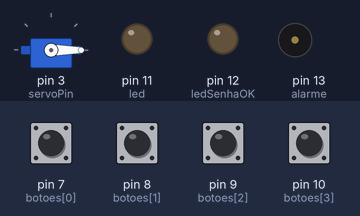
A sketch run on a simulated Arduino Uno, built with avr-gcc and run on an emulated ATmega328P. Shown: servo, output pins drawn as LEDs (lit = HIGH), buzzer (waves = sounding). Inputs (shaded band) come from the test bench; at power-on: pin 7 (botoes[0]), pin 8 (botoes[1]), pin 9 (botoes[2]), pin 10 (botoes[3]) LOW.

Above: at 1.2 s.
1.3 s: pin 7 (botoes[0]) pulled HIGH for 1 s
At 2.2 s:
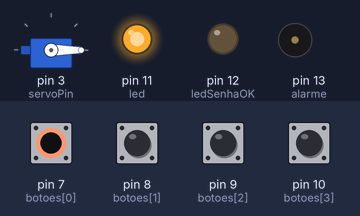
5.0 s: pin 8 (botoes[1]) pulled HIGH for 0.15 s
At 6.5 s:
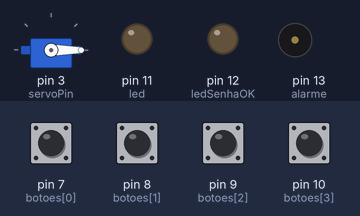
6.8 s: pin 8 (botoes[1]) pulled HIGH for 1 s
At 8.4 s:
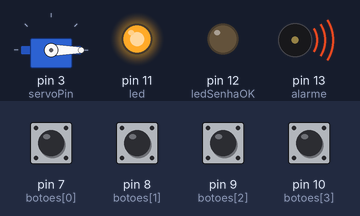
10.2 s: pin 9 (botoes[2]) pulled HIGH for 1 s
At 13.2 s:
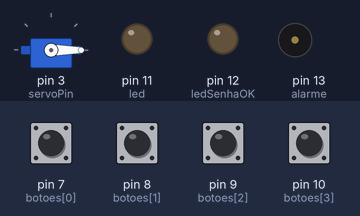
Timing chart, 0 to 14.7 s (numbered marks = the images above; inputs shaded):
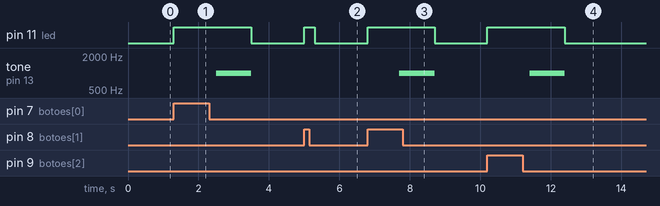

The sketch:

codigo_com_alarme.ino
```cpp
#include <Servo.h>

const int botoes[4] = {7, 8, 9, 10};
const int led = 11;          // LED que acende ao apertar um botão
const int ledSenhaOK = 12;   // LED que acende quando a senha está correta
const int alarme = 13;       // <<< ALARME PIEZO ATIVO
const int servoPin = 3;

Servo meuServo;

// Defina a senha (sequência de botões)
const int senha[4] = {0, 2, 1, 3};
int entrada[4];
int indice = 0;

void setup() {
  for (int i = 0; i < 4; i++) {
    pinMode(botoes[i], INPUT);
  }

  pinMode(led, OUTPUT);
  pinMode(ledSenhaOK, OUTPUT);
  pinMode(alarme, OUTPUT);     // <<< CONFIGURA ALARME COMO SAÍDA

  meuServo.attach(servoPin);
  meuServo.write(0);  // posição inicial
}

void loop() {

  // Verifica cada botão
  for (int i = 0; i < 4; i++) {
    if (digitalRead(botoes[i]) == HIGH) {

      digitalWrite(led, HIGH);   // LED acende quando botão é apertado
      entrada[indice] = i;
      indice++;

      delay(300); // evita múltiplas leituras do mesmo clique

      // Se completou 4 digitações...
      if (indice == 4) {
        bool correta = true;

        for (int j = 0; j < 4; j++) {
          if (entrada[j] != senha[j]) {
            correta = false;
            break;
          }
        }

        if (correta) {
          // ---- SENHA CORRETA ----
          digitalWrite(ledSenhaOK, HIGH);

          meuServo.write(180);
          delay(2000);
          meuServo.write(0);

          digitalWrite(ledSenhaOK, LOW);

        } else {
          // ---- SENHA INCORRETA -> ALARME ----
				tone(alarme, 1000);  // toca a 1000 Hz (som claro)
				delay(1000);
				noTone(alarme);      // desliga o buzzer
        }

        // Reseta para nova entrada
        indice = 0;
      }
    }
  }

  // Se nenhum botão está sendo pressionado, apaga o LED
  bool algumApertado = false;
  for (int i = 0; i < 4; i++) {
    if (digitalRead(botoes[i]) == HIGH) {
      algumApertado = true;
    }
  }
  if (!algumApertado) {
    digitalWrite(led, LOW);
  }
}
```

Measured:
- after the input at 1.3 s, pin 11 (led): LOW → HIGH at once, → LOW 2.2 s later; tone on pin 13 (alarme): silent → 1000 Hz after 1.2 s, → silent 1.0 s later
- after the input at 5.0 s, pin 11 (led): LOW → HIGH at once, → LOW 0.30 s later
- after the input at 6.8 s, pin 11 (led): LOW → HIGH at once, → LOW 1.9 s later; tone on pin 13 (alarme): silent → 1000 Hz after 0.90 s, → silent 1.0 s later
- after the input at 10.2 s, pin 11 (led): LOW → HIGH at once, → LOW 2.2 s later; tone on pin 13 (alarme): silent → 1000 Hz after 1.2 s, → silent 1.0 s later
